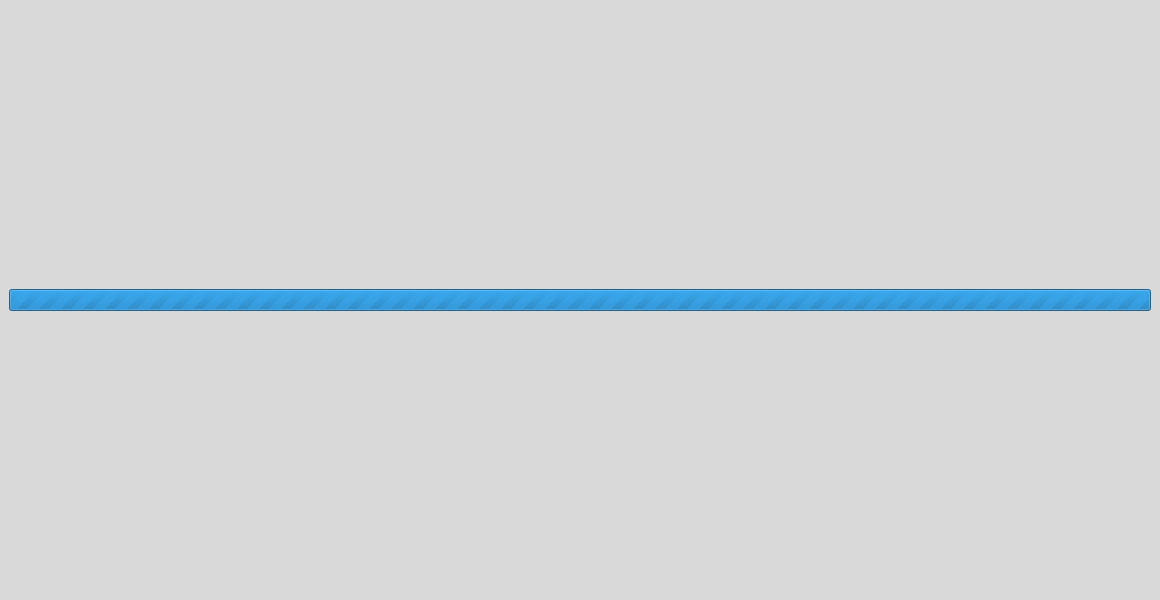
<?xml version="1.0" encoding="UTF-8"?>
<ui version="4.0">
 <class>StoreDynamicPage</class>
 <widget class="QWidget" name="StoreDynamicPage">
  <property name="geometry">
   <rect>
    <x>0</x>
    <y>0</y>
    <width>1160</width>
    <height>600</height>
   </rect>
  </property>
  <property name="minimumSize">
   <size>
    <width>1160</width>
    <height>0</height>
   </size>
  </property>
  <property name="windowTitle">
   <string>Form</string>
  </property>
  <property name="styleSheet">
   <string notr="true">background-color: #d9d9d9;</string>
  </property>
  <layout class="QVBoxLayout" name="pageLayout">
   <property name="spacing">
    <number>0</number>
   </property>
   <property name="leftMargin">
    <number>0</number>
   </property>
   <property name="topMargin">
    <number>0</number>
   </property>
   <property name="rightMargin">
    <number>0</number>
   </property>
   <property name="bottomMargin">
    <number>0</number>
   </property>
   <item>
    <widget class="QStackedWidget" name="pageStackedWidget">
     <widget class="QWidget" name="loadingPage">
      <layout class="QVBoxLayout" name="loadingPageLayout">
       <item>
        <widget class="QProgressBar" name="loadingProgressBar">
         <property name="maximum">
          <number>0</number>
         </property>
         <property name="value">
          <number>-1</number>
         </property>
        </widget>
       </item>
      </layout>
     </widget>
     <widget class="QWidget" name="resultPage">
      <layout class="QVBoxLayout" name="resultPageLayout">
       <property name="spacing">
        <number>0</number>
       </property>
       <property name="leftMargin">
        <number>0</number>
       </property>
       <property name="topMargin">
        <number>0</number>
       </property>
       <property name="rightMargin">
        <number>0</number>
       </property>
       <property name="bottomMargin">
        <number>0</number>
       </property>
       <item>
        <widget class="QScrollArea" name="resultScrollArea">
         <property name="widgetResizable">
          <bool>true</bool>
         </property>
         <property name="alignment">
          <set>Qt::AlignmentFlag::AlignLeading|Qt::AlignmentFlag::AlignLeft|Qt::AlignmentFlag::AlignTop</set>
         </property>
         <widget class="QWidget" name="resultScrollAreaContents">
          <property name="geometry">
           <rect>
            <x>0</x>
            <y>0</y>
            <width>1160</width>
            <height>600</height>
           </rect>
          </property>
          <layout class="QVBoxLayout" name="resultScrollAreaContentsLayout">
           <property name="spacing">
            <number>16</number>
           </property>
           <property name="leftMargin">
            <number>8</number>
           </property>
           <property name="topMargin">
            <number>0</number>
           </property>
           <property name="rightMargin">
            <number>8</number>
           </property>
           <property name="bottomMargin">
            <number>16</number>
           </property>
          </layout>
         </widget>
        </widget>
       </item>
      </layout>
     </widget>
     <widget class="QWidget" name="errorPage"/>
    </widget>
   </item>
  </layout>
 </widget>
 <resources/>
 <connections/>
</ui>
